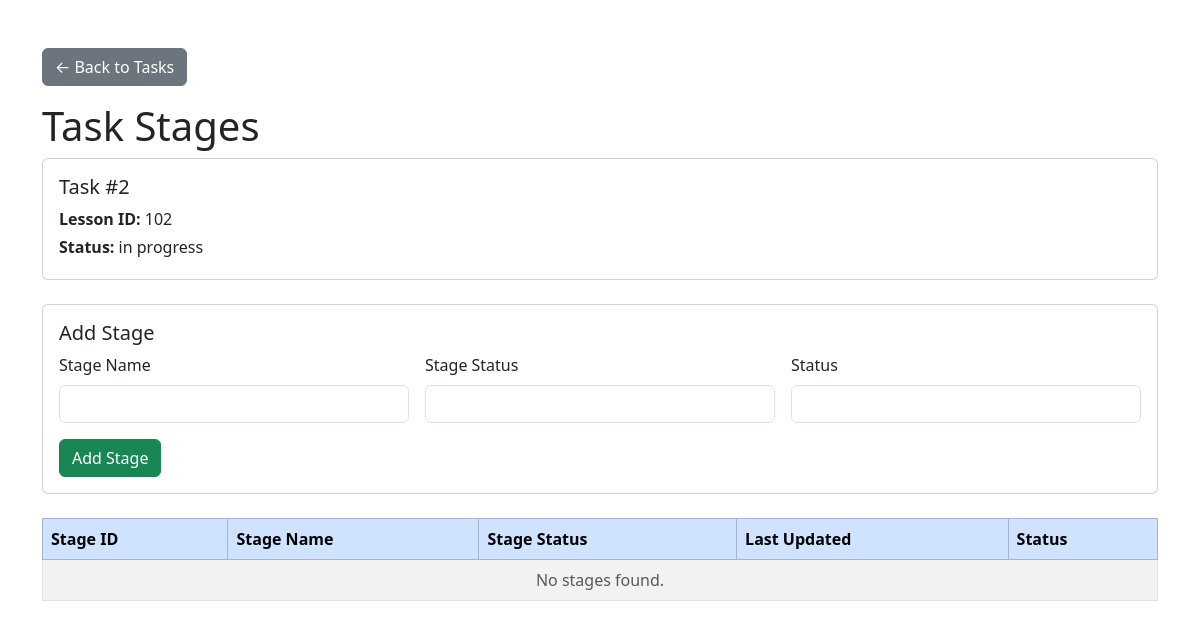
Screenshot of /tasks/2/stages (signed in) with the database file from the repository.
### app/models/task.py (models this page shows)
class TaskItem(Base):
    __tablename__ = "task_items"
    id: Mapped[int] = mapped_column(primary_key=True, index=True)
    lesson_id: Mapped[int] = mapped_column(Integer, nullable=False)
    assigned_to: Mapped[Optional[int]] = mapped_column(
        ForeignKey("users.id"),
        nullable=True,
    )
    start_date: Mapped[date] = mapped_column(Date, nullable=False)
    due_date: Mapped[date] = mapped_column(Date, nullable=False)
    status: Mapped[str] = mapped_column(String(50), nullable=False)
    assignee: Mapped[Optional["User"]] = relationship(
        back_populates="task_items",
    )
    stages: Mapped[List["TaskStage"]] = relationship(
        back_populates="task_item",
        cascade="all, delete-orphan",
    )
    reminder_logs: Mapped[List["ReminderLog"]] = relationship(
        back_populates="task_item",
        cascade="all, delete-orphan",
    )

### app/routers/tasks.py (the view)
@router.get("/{task_id}/stages")
async def view_stages(
    request: Request,
    task_id: int,
    db: Session = Depends(get_db),
):
    auth_result = require_login(request)
    if isinstance(auth_result, RedirectResponse):
        return auth_result
    task = db.scalar(
        select(TaskItem).where(TaskItem.id == task_id)
    )
    if task is None:
        return RedirectResponse(url="/tasks", status_code=303)
    stages = db.scalars(
        select(TaskStage)
        .where(TaskStage.task_item_id == task_id)
        .order_by(TaskStage.id)
    ).all()
    return templates.TemplateResponse(
        request=request,
        name="stage_form.html",
        context={
            "task": task,
            "stages": stages,
        },
    )

### app/templates/stage_form.html (shortened to what this page needs)
<!DOCTYPE html>
<html lang="en">
<head>
    <link href="https://cdn.jsdelivr.net/npm/bootstrap@5.3.3/dist/css/bootstrap.min.css" rel="stylesheet">
    <link rel="stylesheet" href="/static/css/style.css">
</head>
<body>
<div class="container mt-5">
    <a href="/tasks" class="btn btn-secondary mb-3">
        ← Back to Tasks
    </a>
    <h1>Task Stages</h1>
    <div class="card mb-4">
        <div class="card-body">
            <h5>Task #{{ task.id }}</h5>
            <p class="mb-1"><strong>Lesson ID:</strong> {{ task.lesson_id }}</p>
            <p class="mb-1"><strong>Status:</strong> {{ task.status }}</p>
        </div>
    </div>
    <div class="table-responsive">
        <div class="card mb-4">
            <div class="card-body">
                <h5>Add Stage</h5>
                <form method="post" action="/tasks/{{ task.id }}/stages">
                    <div class="row g-3">
                        <div class="col-md-4">
                            <label class="form-label">Stage Name</label>
                            <input
                                type="text"
                                name="stage_name"
                                class="form-control"
                                required
                            >
                        </div>
                        <div class="col-md-4">
                            <label class="form-label">Stage Status</label>
                            <input
                                type="text"
                                name="stage_status"
                                class="form-control"
                                required
                            >
                        </div>
                        <div class="col-md-4">
                            <label class="form-label">Status</label>
                            <input
                                type="text"
                                name="status"
                                class="form-control"
                                required
                            >
                        </div>
                        <div class="col-md-12">
                            <button
                                type="submit"
                                class="btn btn-success">
                                Add Stage
                            </button>
                        </div>
                    </div>
                </form>
            </div>
        </div>
        <table class="table table-bordered table-striped">
            <thead class="table-primary">
                <tr>
                    <th>Stage ID</th>
                    <th>Stage Name</th>
                    <th>Stage Status</th>
                    <th>Last Updated</th>
                    <th>Status</th>
                </tr>
            </thead>
            <tbody>
                {% if stages %}
                    {% for stage in stages %}
                    <tr>
                        <td>{{ stage.id }}</td>
                        <td>{{ stage.stage_name }}</td>
                        <td>{{ stage.stage_status }}</td>
                        <td>{{ stage.last_updated_date }}</td>
                        <td>{{ stage.status }}</td>
                    </tr>
                    {% endfor %}
                {% else %}
                    <tr>
                        <td colspan="5" class="text-center text-muted">
                            No stages found.
                        </td>
                    </tr>
                {% endif %}
            </tbody>
        </table>
    </div>
</div>
</body>
</html>

### app/static/css/style.css (style rules this page uses)
body { min-height: 100vh; }

### rows the page displays
TaskItem: id "2", lesson_id "102", status "in progress"
